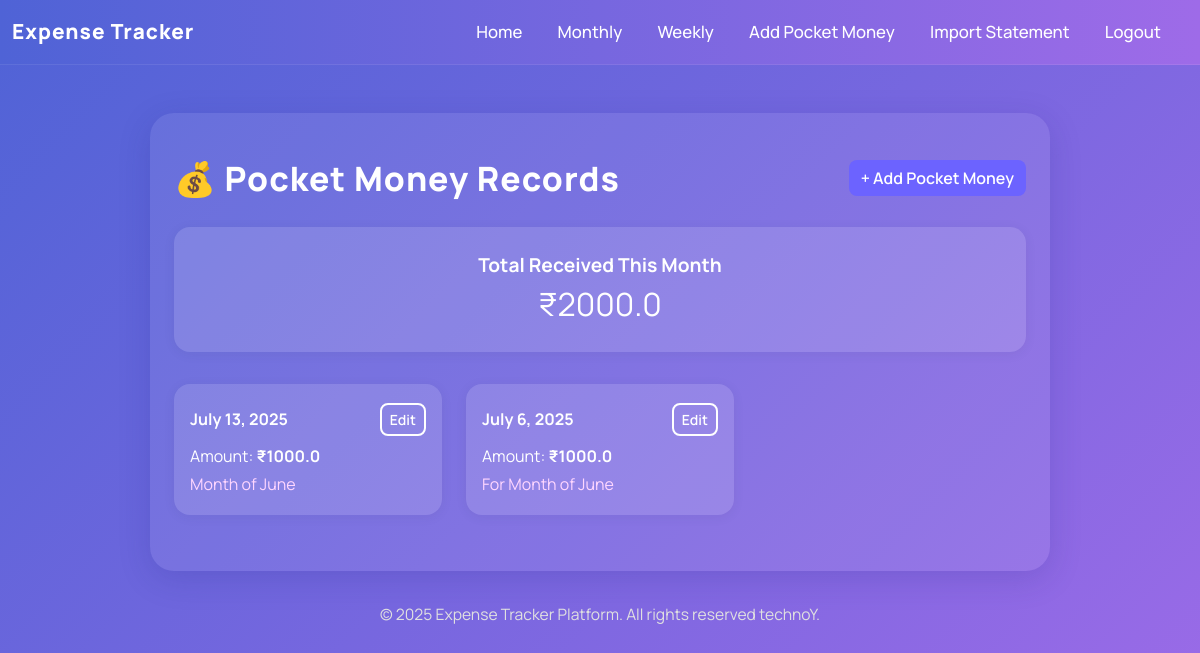
The app's page /pocket-money/ (signed in) with its own data.
### expenses/models.py (models this page shows, shortened)
class PocketMoney(models.Model):
    user = models.ForeignKey(User, on_delete=models.CASCADE, related_name='pocketmoney', null=True, blank=True)
    amount = models.FloatField()
    date_received = models.DateField()
    note = models.TextField(blank=True)

### expenses/views.py (the view)
# urls.py: path('pocket-money/', views.view_pocket_money, name='view_pocket_money'),
def view_pocket_money(request):
    pocket_money = PocketMoney.objects.filter(user=request.user).order_by('-date_received')
    today = now().date()
    start_of_month = today.replace(day=1)
    monthly_income = pocket_money.filter(date_received__gte=start_of_month).aggregate(total=models.Sum('amount'))['total'] or 0
    return render(request, 'expenses/view_pocket_money.html', {
        'pocket_money': pocket_money,
        'monthly_income': monthly_income
    })

### expenses/templates/expenses/view_pocket_money.html (shortened to what this page needs)
<!DOCTYPE html>
<html>
<head>
  <link href="https://cdn.jsdelivr.net/npm/bootstrap@5.3.3/dist/css/bootstrap.min.css" rel="stylesheet">
</head>
<body>
<nav class="navbar navbar-expand-lg navbar-custom">
  <div class="container-fluid">
    <a class="navbar-brand" href="{% url 'expense_list' %}">Expense Tracker</a>
    <div class="collapse navbar-collapse" id="mainNavbar">
      <ul class="navbar-nav ms-auto mb-2 mb-lg-0">
        <li class="nav-item"><a class="nav-link" href="{% url 'expense_list' %}">Home</a></li>
        <li class="nav-item"><a class="nav-link" href="{% url 'monthly_expenses' %}">Monthly</a></li>
        <li class="nav-item"><a class="nav-link" href="{% url 'weekly_expenses' %}">Weekly</a></li>
        <li class="nav-item"><a class="nav-link" href="{% url 'add_pocket_money' %}">Add Pocket Money</a></li>
        <li class="nav-item"><a class="nav-link" href="{% url 'import_statement' %}">Import Statement</a></li>
        <li class="nav-item"><a class="nav-link" href="{% url 'logout' %}">Logout</a></li>
      </ul>
    </div>
  </div>
</nav>
<div class="main-card">
  <div class="d-flex flex-column flex-md-row justify-content-between align-items-center mb-4">
    <div class="main-title mb-2 mb-md-0">💰 Pocket Money Records</div>
    <a href="{% url 'add_pocket_money' %}" class="btn btn-primary minimal-btn">+ Add Pocket Money</a>
  </div>
  <div class="summary-card">
    <div class="summary-title" style="font-size:1.2rem; font-weight:700;">Total Received This Month</div>
    <div class="summary-value" style="font-size:2rem;">₹{{ monthly_income }}</div>
  </div>
  <div class="row">
    {% for entry in pocket_money %}
      <div class="col-md-6 col-lg-4">
        <div class="pocket-card">
          <div class="d-flex justify-content-between align-items-center mb-2">
            <span class="fw-bold">{{ entry.date_received }}</span>
            <a href="{% url 'edit_pocket_money' entry.id %}" class="btn btn-sm btn-outline-light">Edit</a>
          </div>
          <div class="mb-1">Amount: <span class="fw-bold">₹{{ entry.amount }}</span></div>
          <div class="text-muted" style="color:#ffd6ff !important;">{{ entry.note }}</div>
        </div>
      </div>
    {% empty %}
      <div class="col-12">
        <div class="alert alert-light text-center text-dark">No pocket money records yet.</div>
      </div>
    {% endfor %}
  </div>
</div>
<div class="text-center mt-4 mb-2" style="color: #e0e0e0; font-size: 0.98rem;">
  © 2025 Expense Tracker Platform. All rights reserved technoY.
</div>
</body>
</html>

### expenses/templates/expenses/view_pocket_money.html (style rules this page uses)
body { background: linear-gradient(135deg, #4f63d6 0%, #9e6be8 100%); min-height: 100vh; font-family: 'Manrope', sans-serif; color: #fff; }
.main-card { background: rgba(255,255,255,0.08); border-radius: 24px; box-shadow: 0 8px 32px 0 rgba(31, 38, 135, 0.18); padding: 2.5rem 1.5rem 2rem 1.5rem; max-width: 900px; margin: 3rem auto 2rem auto; }
.main-title { font-size: 2.1rem; font-weight: 800; letter-spacing: 1px; color: #fff; margin-bottom: 0.5rem; }
.summary-card { background: rgba(255,255,255,0.13); border-radius: 16px; margin-bottom: 2rem; box-shadow: 0 2px 12px 0 rgba(44,62,80,0.07); color: #fff; text-align: center; padding: 1.5rem 1rem; }
.pocket-card { background: rgba(255,255,255,0.13); border-radius: 16px; box-shadow: 0 2px 12px 0 rgba(44,62,80,0.07); color: #fff; margin-bottom: 1.5rem; padding: 1.2rem 1rem; }
.btn-primary, .minimal-btn { background: #6c63ff; color: #fff; border: none; border-radius: 8px; font-weight: 600; box-shadow: none; transition: background 0.2s; }
.btn-outline-light { border: 2px solid #fff; font-weight: 600; border-radius: 8px; color: #fff; background: transparent; transition: background 0.2s, color 0.2s; }
.navbar-custom { background: linear-gradient(90deg, #4f63d6 0%, #9e6be8 100%); padding: 0.7rem 0; margin-bottom: 0; border-bottom: 1px solid rgba(255,255,255,0.08); }
.navbar-brand { font-weight: 800; font-size: 1.3rem; color: #fff !important; letter-spacing: 1px; }
.nav-link { color: #fff !important; font-weight: 500; margin-right: 1.2rem; font-size: 1.05rem; transition: color 0.15s; }

### records on screen
PocketMoney: date_received "July 13, 2025", amount "1000.0", note "Month of June"
PocketMoney: date_received "July 6, 2025", amount "1000.0", note "For Month of June"

### other values on screen
{{ monthly_income }} "2000.0"
